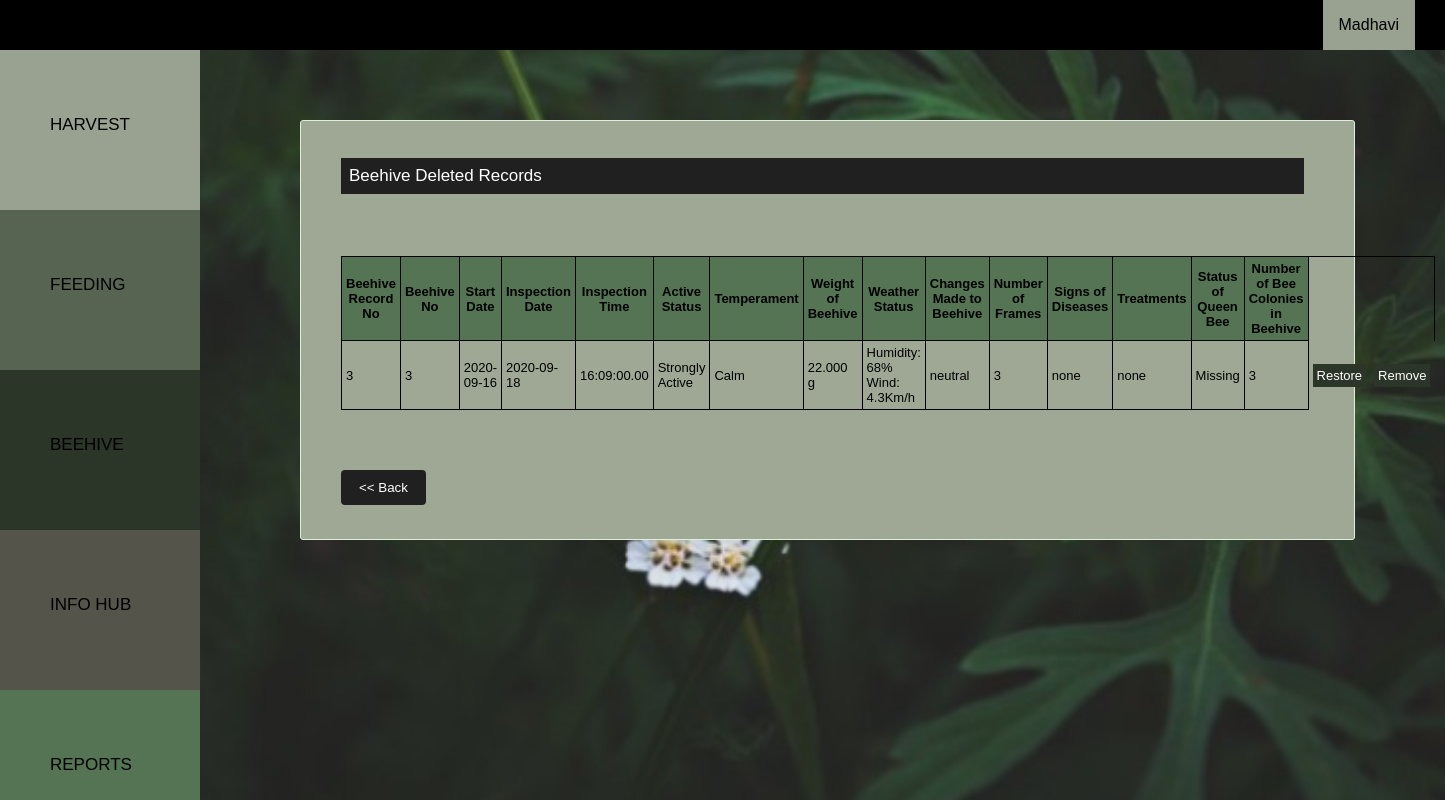
Screenshot of /src/php/bk_viewdelbeehive.php (signed in) with the database file from the repository.
### tables this page shows
CREATE TABLE `beehive` (
  `BeehiveRecNo` int(10) NOT NULL,
  `userID` int(10) NOT NULL,
  `beehiveno` int(10) NOT NULL,
  `sdate` date NOT NULL,
  `idate` date NOT NULL,
  `itime` time(2) NOT NULL,
  `actstatus` varchar(200) NOT NULL,
  `temperament` varchar(50) NOT NULL,
  `wbeehive` decimal(20,3) NOT NULL,
  `unit` varchar(5) NOT NULL,
  `wstatus` varchar(200) NOT NULL,
  `cbeehive` varchar(200) NOT NULL,
  `noframes` int(50) NOT NULL,
  `disease` varchar(200) NOT NULL,
  `treatment` varchar(200) NOT NULL,
  `sqbee` varchar(200) NOT NULL,
  `bcolony` int(10) NOT NULL,
  `is_deleted` tinyint(1) NOT NULL DEFAULT 0,
  `date` timestamp NOT NULL DEFAULT current_timestamp()
);

### src/php/bk_viewdelbeehive.php (the view, shortened to what this page needs)
<html>
	<head>
      <link rel="stylesheet" type="text/CSS" href="../../public/css/bk_style.css">
      <link rel="stylesheet" type="text/CSS" href="../../public/css/bk_catstyle.css">
	</head>
	<body>
<?php include('bk_navbar.php');
        include('bk_sidenavbar.php');?>
<div class="main">
  <div class="bhivecontainer" style="padding: 20px 50px 20px 40px">
<p>Beehive Deleted Records</p>
       <br/><br/>    </br>
           <center>
            <table >
                <tr style="background-color:#547454">
                <th>Beehive Record No</th>
                <th>Beehive No</th>
                <th>Start Date</th>
                <th>Inspection Date</th>
                <th>Inspection Time</th>
                <th>Active Status</th>
                <th>Temperament</th>
                <th>Weight of Beehive</th>
                <th>Weather Status</th>
                <th>Changes Made to Beehive</th>
                <th>Number of Frames</th>
                <th>Signs of Diseases</th>
                <th>Treatments</th>
                <th>Status of Queen Bee</th>
                <th>Number of Bee Colonies in Beehive</th>
                </tr>
			<?php
$sql = "SELECT BeehiveRecNo,beehiveno,sdate,idate,itime,actstatus,temperament,wbeehive,unit,wstatus,cbeehive,noframes,disease,treatment,sqbee,bcolony FROM beehive WHERE  userID='".$_SESSION['userid']."' and is_deleted=1";
mysqli_query($connection, $sql);
$result = mysqli_query($connection,$sql);
		while($row=mysqli_fetch_assoc($result)){
        echo '<tr >';
        echo '<td>';
        echo $row['BeehiveRecNo'];
        echo '</td>';
        echo '<td>';
        echo $row['beehiveno'];
        echo '</td>';
        echo '<td>';
        echo $row['sdate'];
        echo '</td>';
        echo '<td>';
        echo $row['idate'];
        echo '</td>';
        echo '<td>';
        echo $row['itime'];
        echo '</td>';
        echo '<td>';
        echo $row['actstatus'];
        echo '</td>';
        echo '<td>';
        echo $row['temperament'];
        echo '</td>';
        echo '<td>';
        echo $row['wbeehive']." ".$row['unit'];
        echo '</td>';
        echo '<td>';
        echo $row['wstatus'];
        echo '</td>';
        echo '<td>';
        echo $row['cbeehive'];
        echo '</td>';
        echo '<td>';
        echo $row['noframes'];
        echo '</td>';
        echo '<td>';
        echo $row['disease'];
        echo '</td>';
        echo '<td>';
        echo $row['treatment'];
        echo '</td>';
        echo '<td>';
        echo $row['sqbee'];
        echo '</td>';
        echo '<td>';
        echo $row['bcolony'];
        echo '</td>';
        echo "<td style='border-style:hidden; border-left:1px solid black'><a href ='bk_restorebeehive.php?BeehiveRecNo=".$row['BeehiveRecNo']."' style='background-color: #2b3528; color: white; text-decoration: none; padding:4px'> Restore </a> </td>" ;
		echo "<td style='border-style:hidden'><a href ='bk_removebeehive.php?BeehiveRecNo=".$row['BeehiveRecNo']." ' style='background-color: #2b3528; color: white; text-decoration: none; padding:4px' > Remove </a> </td>" ;
        echo '</tr>';
		}
?>
            </table></center>
    </br><br/><br/>
            <form  action="bk_viewbeehive.php" method="post" >
        <div class="row">
        <input type="submit" value="<< Back" name="back" >
        </div>
        </form>
    </div>
</div>
	</body>
</html>

### public/css/bk_style.css (style rules this page uses)
body { margin: 0; font-family: Arial, Helvetica, sans-serif; }
a { text-decoration:none; }
.bhivecontainer { background-color: #9fa895; padding: 20px 50px 20px 60px; border: 1px solid rgb(222, 240, 219); border-radius: 3px; font-size: 13.5px; }
.bhivecontainer p { font-size: 17px; color: white; text-align: left; padding: 8px; background-color:#202020; }
.row:after { content: ""; display: table; clear: both; }
input[type=submit] { background-color: #202020; color: white; padding: 10px 18px; border: none; border-radius: 4px; cursor: pointer; float: left; }
table, td , tr, th { border: 1px solid black; border-collapse: collapse; font-size: 13px; table-layout: fixed; padding:4px; }

### public/css/bk_catstyle.css (style rules this page uses)
body { margin: 0; font-family: Arial; background-position: center; background-repeat: no-repeat; background-size: cover; background-attachment: fixed; background-image: url(../img/21.png); }
.main { margin-left: 300px; margin-right: 90px; margin-bottom: 50px; margin-top: 120px; }
* { box-sizing: border-box; }

### rows the page displays
beehive: BeehiveRecNo "3", beehiveno "3", sdate "2020-09-16", idate "2020-09-18", itime "16:09:00.00", actstatus "Strongly Active", temperament "Calm", wbeehive "22.000", unit "g", wstatus "Humidity: 68% Wind: 4.3Km/h", cbeehive "neutral", noframes "3", disease "none", treatment "none", sqbee "Missing", bcolony "3"

### other values shown
$_SESSION['username'] "Madhavi"
